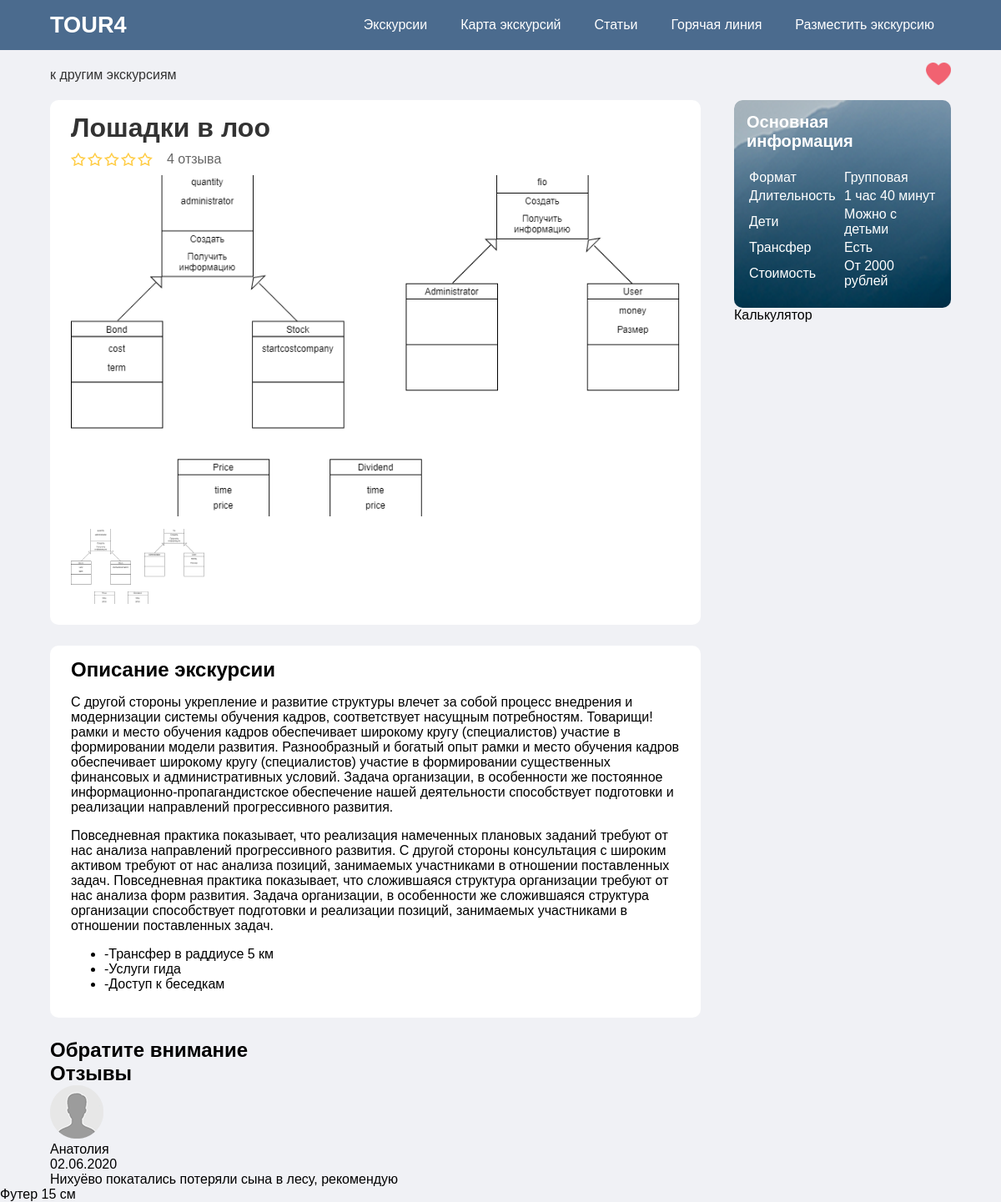
The app's page /sochi/tours/loshadki-v-loo with its own data.
### tours/models.py (models this page shows, shortened)
class Tour(models.Model):
    GROUP_CHOICES = (
        (True, "Групповая"),
        (False, "Одиночная")
    )
    city = models.ForeignKey(City, on_delete=models.PROTECT, blank=True, default=1)
    title = models.CharField("Название экскурсии", max_length=64)
    slug = models.SlugField("Slug (название в URL)", max_length=64, unique=True)
    seo_title = models.CharField("Заговок страницы (SEO)", max_length=64)
    seo_description = models.CharField("Описание страницы (SEO)", max_length=128)
    description = RichTextField("Описание экскурсии")
    include = RichTextField("Включено")
    seat_request = models.BooleanField("Показывать блок 'Запросить места'", default=True)
    count_comment = models.SmallIntegerField('Количество отзывов', default=0)
    rating = models.FloatField("Рейтинг", validators=[MinValueValidator(0), MaxValueValidator(5)], default=5)
    price = models.PositiveIntegerField("Цена (для главной)")
    group = models.BooleanField("Тип", choices=GROUP_CHOICES)
    time = models.CharField("Продолжительность экскурсии", max_length=32)
    image = models.ImageField("Основная фотография")
    offer = models.ForeignKey(Offer, on_delete=models.PROTECT, blank=True)
    categories = models.ManyToManyField(Category, verbose_name="Категории")
    positions = models.ManyToManyField(Position, verbose_name="Точки на карте")
    notes = models.CharField("Примечания", max_length=64, default="Пусто")
    class Meta:
        verbose_name = "экскурсию"
        verbose_name_plural = "экскурсии"

### tours/views.py (the view)
# urls.py: path('tours/<slug:tour_slug>', TourPage.as_view(), name="tour_page"),
class TourPage(FooterAndMenuTemplateView):
    template_name = 'tours/tour.html'
    def add_in_context(self, context):
        tour = Tour.objects.get(
            city__slug=context['city_slug'],
            slug=context['tour_slug'])
        context['tour'] = tour
        context['comments'] = Comment.objects.filter(tour=tour)
        context['image_items'] = ImageItem.objects.filter(tour=tour)
        print(context['image_items'])
        context['recommended_tours'] = RecommendedTour.objects.filter(main=tour)

### base/services.py (called while the page is built)
def _get_menu():
    return {"пример": "20 см"}

def _get_config():
    return {"пример": "25 см"}

def _get_social_networks():
    return {"пример": "15 см"}

    def get_context_data(self, **kwargs):
        context = super().get_context_data(**kwargs)
        self.add_in_context(context)
        context.update(_get_menu())
        context.update(_get_config())
        context.update(_get_social_networks())
        return context

### templates/tours/tour.html (shortened to what this page needs)
{% extends 'base/base.html' %}
{% load static %}
{% block content %}
    <div class="tour_head">
        <div class="tour_head_bread_crumbs">
            <a href="/">к другим экскурсиям</a>
        </div>
        <div class="tour_head_like">
            <img src="{% static 'img/like-active.png' %}" alt="">
        </div>
    </div>
    <div class="tour_box">
        <div class="tour_main">
            <div class="tour_first">
                <div class="tour_title">
                    <h1 class="tour_title_text">{{ tour.title }}</h1>
                    <div class="tour_title_stars">
                        <div class="rating-wrapper">
                            <label class="rating-star" for="rating-input-1-5"></label>
                            <label class="rating-star" for="rating-input-1-4"></label>
                            <label class="rating-star" for="rating-input-1-3"></label>
                            <label class="rating-star" for="rating-input-1-2"></label>
                            <label class="rating-star" for="rating-input-1-1"></label>
                        </div>
                        <div class="tour_title_stars_text">4 отзыва</div>
                    </div>
                </div>
                <div class="tour_gallery">
                    <div class="tour_gallery_main">
                        <img src="{{ tour.image.url }}" alt="">
                    </div>
                    <div class="tour_gallery_list_wrapper">
                        <div class="tour_gallery_list">
                            <div class="tour_gallery_list_item">
                                <img src="{{ tour.image.url }}" alt="">
                            </div>
                        </div>
                    </div>
                </div>
            </div>
            <div class="tour_second">
                <div class="tour_descriptions">
                    <div class="tour_description">
                        <h2 class="tour_description_title">Описание экскурсии</h2>
                        <div class="tour_description_text">
                            {% autoescape off %} {{ tour.description }} {% endautoescape %}
                        </div>
                    </div>
                    <div class="tour_includes">
                        <ul>
                            <li>-Трансфер в раддиусе 5 км</li>
                            <li>-Услуги гида</li>
                            <li>-Доступ к беседкам</li>
                        </ul>
                    </div>
                </div>
            </div>
            <div class="tour_node">
                <h2>Обратите внимание</h2>
            </div>
            <div class="tour_comments">
                <h2>Отзывы</h2>
                <div class="tour_comment">
                    <div class="tour_comment_head">
                        <div class="tour_comment_photo">
                            <img src="{% static 'img/comment.png' %}" alt="">
                        </div>
                        <div class="tour_comment_middle">
                            <div class="tour_comment_name">Анатолия</div>
                            <div class="tour_comment_date">02.06.2020</div>
                        </div>
                    </div>
                    <div class="tour_comment_text">
                        Нихуёво покатались потеряли сына в лесу, рекомендую
                    </div>
                </div>
            </div>
        </div>
        <div class="tour_sidebar">
            <div class="tour_sidebar_information">
                <h3>Основная информация</h3>
                <table>
                    <tr>
                        <td class="tour_sidebar_information_first">Формат</td>
                        <td class="tour_sidebar_information_second">Групповая</td>
                    </tr>
                    <tr>
                        <td class="tour_sidebar_information_first">Длительность</td>
                        <td class="tour_sidebar_information_second">1 час 40 минут</td>
                    </tr>
                    <tr>
                        <td class="tour_sidebar_information_first">Дети</td>
                        <td class="tour_sidebar_information_second">Можно с детьми</td>
                    </tr>
                    <tr>
                        <td class="tour_sidebar_information_first">Трансфер</td>
                        <td class="tour_sidebar_information_second">Есть</td>
                    </tr>
                    <tr>
                        <td class="tour_sidebar_information_first">Стоимость</td>
                        <td class="tour_sidebar_information_second">От 2000 рублей</td>
                    </tr>
                </table>
            </div>
            <div class="tour_calculate">
                Калькулятор
            </div>
        </div>
    </div>
{% endblock %}

### templates/base/base.html (shortened to what this page needs)
{% load static %}
<!DOCTYPE html>
<html lang="en">
    <head>
        <link rel="stylesheet" href="{% static 'styles/style.css' %}" type="text/css" />
    </head>
    <body>
        {% block menu %}
            {% include 'base/elements/menu.html' %}
        {% endblock %}
        <div class="container">
            {% block content %} {% endblock %}
        </div>
    </body>
    <footer>
        {% block footer %}
            {% include 'base/elements/footer.html' %}
        {% endblock %}
    </footer>
</html>

### templates/base/elements/menu.html (shortened to what this page needs)
<nav class="menu">
    <div class="menu_logo">
        <h2 class="logo">TOUR4</h2>
    </div>
    <div class="menu_items">
        <a class="menu_item">
            <div class="menu_link" href="#">Экскурсии</div>
        </a>
        <div class="menu_item">
            <a class="menu_link" href="#">Карта экскурсий</a>
        </div>
        <div class="menu_item">
            <a class="menu_link" href="#">Статьи</a>
        </div>
        <div class="menu_item">
            <a class="menu_link" href="#">Горячая линия</a>
        </div>
        <div class="menu_item">
            <a class="menu_link" href="#">Разместить экскурсию</a>
        </div>
    </div>
</nav>

### templates/base/elements/footer.html
<div>Футер {{ config.site_name }} {{ пример }}</div>

### static/styles/style.css (style rules this page uses)
html, body { margin: 0; padding: 0; }
h1, h2, h3 { font-family: "Source Sans Pro SemiBold", sans-serif; margin: 0; }
body { background: #f0f1f5; }
html { font-family: "Source Sans Pro Regular", sans-serif; font-size: 16px; }
.logo { font-family: "Womby", sans-serif; font-weight: 800; color: #fff; margin: 0; font-size: 1.7rem; }
.menu { background: #4b6b8e; height: 60px; display: flex; justify-content: space-between; padding: 0 7%; }
@media (max-width: 1200px) { .menu { padding: 0 5%; } }
.menu_logo { display: flex; align-items: center; }
.menu_items { display: flex; }
.menu_item { display: flex; align-items: center; padding: 0 20px; cursor: pointer; transition: 0.2s; }
.menu_link { color: #fff; text-decoration: none; }
.container { margin: 0 auto; width: 86%; }
@media (max-width: 1200px) { .container { width: 90%; } }
.tour_first, .tour_second { background: #fff; border-radius: 10px; padding: 15px 25px; margin-bottom: 25px; }
.tour_head { display: flex; justify-content: space-between; align-items: center; margin: 15px 0; }
.tour_head_bread_crumbs { vertical-align: center; }
.tour_head_bread_crumbs a { text-decoration: none; font-family: "Source Sans Pro Regular", Sans-Serif; color: #333333; }
.tour_head_like { cursor: pointer; width: 30px; height: 30px; }
.tour_head_like img { width: 100%; }
.tour_box { display: flex; }
.tour_main { width: 75%; margin-right: 40px; }
.tour_title { margin-bottom: 10px; }
.tour_title_text { margin-bottom: 10px; font-family: "Source Sans Pro SemiBold", Sans-Serif; color: #333333; }
.tour_title_stars { display: flex; align-items: center; }
.tour_title_stars_text { margin-left: 15px; font-family: "Source Sans Pro SemiBold", Sans-Serif; color: #666666; }
.tour_gallery_main { padding-right: 20px; width: 100%; margin-bottom: 15px; }
.tour_gallery_main img { object-fit: cover; width: 100%; height: 100%; }
.tour_gallery_list { display: flex; overflow-x: auto; position: absolute; right: -30px; padding: 0 30px 0 0; width: 100%; height: 110px; overflow-y: scroll; }
.tour_gallery_list_wrapper { position: relative; width: 100%; height: 90px; overflow: hidden; margin-bottom: 10px; }
.tour_gallery_list_item { height: 100%; width: 160px; margin-right: 15px; }
.tour_gallery_list_item img { object-fit: cover; width: 160px; height: 90px; }
.tour_sidebar { width: 25%; }
.tour_sidebar_information { color: #fff; background-image: url("../img/bg_maininfo.png"); border-radius: 10px; padding: 15px 15px 20px 15px; }
.tour_sidebar_information h3 { font-family: "Source Sans Pro SemiBold", Sans-Serif; font-size: 1.25rem; margin-bottom: 20px; }
.tour_sidebar_information_first { width: 50%; font-family: "Source Sans Pro Light", Sans-Serif; }
.tour_sidebar_information_second { width: 50%; font-family: "Source Sans Pro Regular", Sans-Serif; }
.rating-wrapper { overflow: hidden; display: inline-block; }
.rating-star, .rating-wrapper:hover .rating-star { float: right; display: block; width: 18px; height: 16px; background: url('../img/stars.png') 0 -16px; margin-right: 2px; }

### records on screen
Tour: title "Лошадки в лоо", image (picture), description "С другой стороны укрепление и развитие структуры влечет за собой процесс внедрения и модернизации системы обучения кадров, соответствует насущным потребностям. Товарищи! рамки и место обучения кадров обеспечивает широкому кругу (специалистов) участие в формировании модели развития. Разнообразный и богатый опыт рамки и место обучения кадров обеспечивает широкому кругу (специалистов) участие в формировании существенных финансовых и административных условий. Задача организации, в особенности же постоянное информационно-пропагандистское обеспечение нашей деятельности способствует подготовки и реализации направлений прогрессивного развития. Повседневная практика показывает, что реализация…"

### other values on screen
{{ пример }} "15 см"
